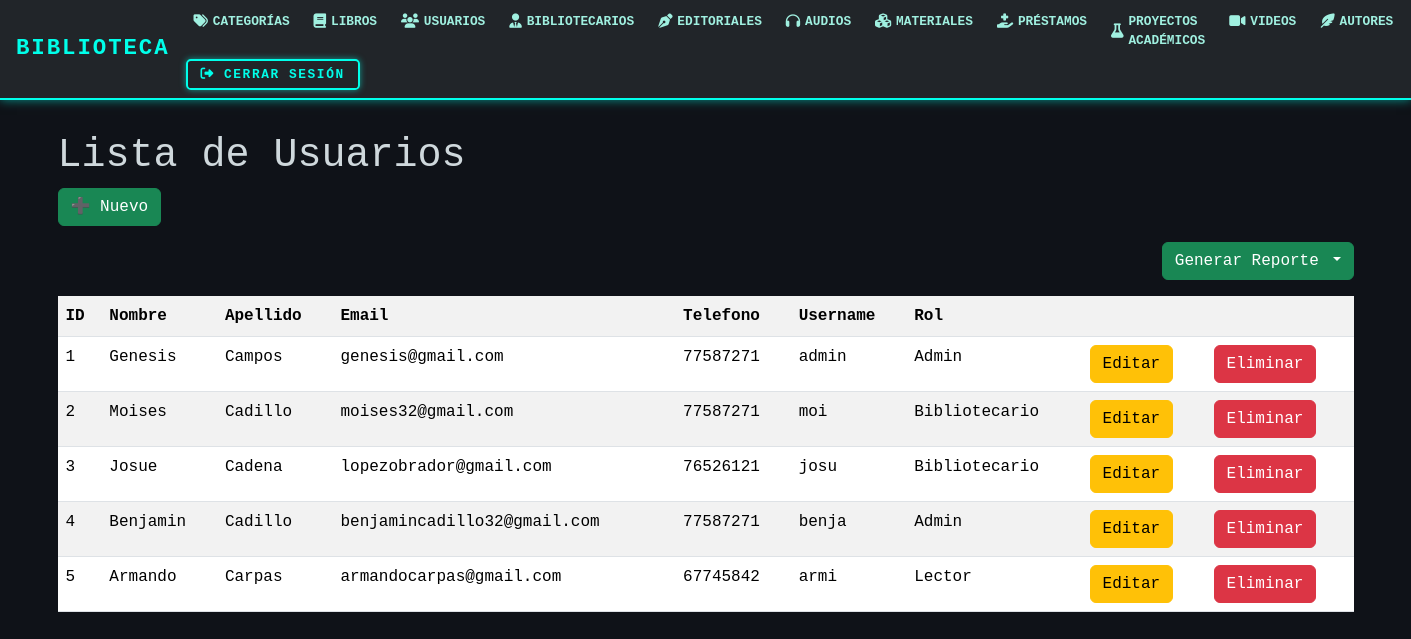
/usuarios/, run on an earlier commit of the app's database.
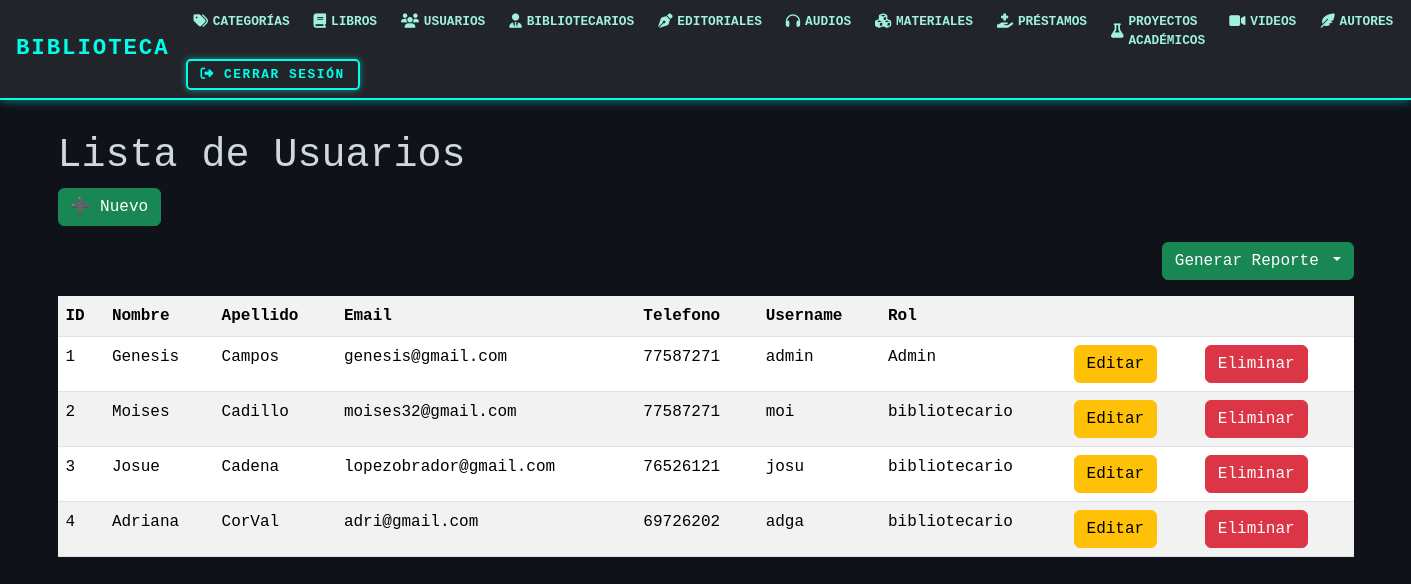
And on a later commit of the database.
### models/usuario_model.py (models this page shows, shortened)
class Usuario(db.Model):
    __tablename__ = "usuarios"
    id = db.Column(db.Integer,primary_key=True)
    nombre = db.Column(db.String(80),nullable=False)
    apellido = db.Column(db.String(80),nullable=False)
    email = db.Column(db.String(120),nullable=False)
    telefono = db.Column(db.String(20),nullable=False)
    username = db.Column(db.String(20),nullable=False)
    password = db.Column(db.String,nullable=False)
    tipo = db.Column(db.String(20),nullable=False)
    @staticmethod #no depende de la clase
    def get_all():
        return Usuario.query.all()

### controllers/usuario_controllers.py (the view)
@usuario_bp.route("/")
def index():
    usuarios = Usuario.get_all()
    return usuario_view.list(usuarios)

### views/usuario_view.py (called while the page is built)
def list(usuarios):
    return render_template('usuarios/index.html', usuarios=usuarios)

### templates/usuarios/index.html (shortened to what this page needs)
{% extends 'base.html' %}
{% block content %}
<h1>Lista de Usuarios</h1>
<a href="{{url_for('usuario.create')}}" class="btn btn-success mb-3"> ➕ Nuevo</a>
<div class="mb-3 text-end">
    <div class="btn-group">
        <button class="btn btn-success dropdown-toggle" data-bs-toggle="dropdown" aria-expanded="false">
            Generar Reporte
        </button>
    </div>
</div>
<table class="table table-striped">
    <tr>
        <th>ID</th>
        <th>Nombre</th>
        <th>Apellido</th>
        <th>Email</th>
        <th>Telefono</th>
        <th>Username</th>
        <th>Rol</th>
        <th></th>
        <th></th>
    </tr>
    {% for item in usuarios %}
    <tr>
        <td>{{item.id}}</td>
        <td>{{item.nombre}}</td>
        <td>{{item.apellido}}</td>
        <td>{{item.email}}</td>
        <td>{{item.telefono}}</td>
        <td>{{item.username}}</td>
        <td>{{item.tipo}}</td>
        <td>
            <a href="{{url_for('usuario.edit',id=item.id)}}" class="btn btn-warning">Editar</a>
        </td>
        <td>
            <a href="{{ url_for('usuario.delete', id=item.id) }}"
   class="btn btn-danger"
   onclick="return confirm('¿Estás seguro de que deseas eliminar a {{ item.nombre }} {{ item.apellido }}?');">
   Eliminar
</a>
        </td>
    </tr>
    {% endfor %}
</table>
{% endblock %}

### templates/base.html (shortened to what this page needs)
<!doctype html>
<html lang="es">
<head>
  <link
    href="https://cdn.jsdelivr.net/npm/bootstrap@5.3.6/dist/css/bootstrap.min.css"
    rel="stylesheet"
  />
  <link
    href="https://cdnjs.cloudflare.com/ajax/libs/font-awesome/6.5.1/css/all.min.css"
    rel="stylesheet"
  />
<nav class="navbar navbar-expand-lg navbar-dark bg-dark px-3">
  <a class="navbar-brand" href="#">BIBLIOTECA</a>
  <div class="collapse navbar-collapse" id="navbarNav">
    <ul class="navbar-nav gap-2">
      <li class="nav-item">
        <a class="nav-link" href="/categorias/">
          <i class="fas fa-tags nav-icon"></i>Categorías
        </a>
      </li>
      <li class="nav-item">
        <a class="nav-link" href="/libros/">
          <i class="fas fa-book nav-icon"></i>Libros
        </a>
      </li>
      <li class="nav-item">
        <a class="nav-link" href="/usuarios/">
          <i class="fas fa-users nav-icon"></i>Usuarios
        </a>
      </li>
      <li class="nav-item">
        <a class="nav-link" href="/bibliotecarios/">
          <i class="fas fa-user-tie nav-icon"></i>Bibliotecarios
        </a>
      </li>
      <li class="nav-item">
        <a class="nav-link" href="/editoriales/">
          <i class="fas fa-pen-nib nav-icon"></i>Editoriales
        </a>
      </li>
      <li class="nav-item">
        <a class="nav-link" href="/audios/">
          <i class="fas fa-headphones nav-icon"></i>Audios
        </a>
      </li>
      <li class="nav-item">
        <a class="nav-link" href="/materiales/">
          <i class="fas fa-cubes nav-icon"></i>Materiales
        </a>
      </li>
      <li class="nav-item">
        <a class="nav-link" href="/prestamos/">
          <i class="fas fa-hand-holding-medical nav-icon"></i>Préstamos
        </a>
      </li>
      <li class="nav-item">
        <a class="nav-link" href="/proyectos_academicos/">
          <i class="fas fa-flask nav-icon"></i>Proyectos Académicos
        </a>
      </li>
      <li class="nav-item">
        <a class="nav-link" href="/videos/">
          <i class="fas fa-video nav-icon"></i>Videos
        </a>
      </li>
      <li class="nav-item">
        <a class="nav-link" href="/autores/">
          <i class="fas fa-feather-alt nav-icon"></i>Autores
        </a>
      </li>
    </ul>
    <div class="d-flex">
      <a href="{{ url_for('auth.logout') }}" class="btn btn-logout">
        <i class="fas fa-sign-out-alt"></i> Cerrar sesión
      </a>
    </div>
  </div>
</nav>
  <div class="container">
    {% block content %}
    {% endblock %}
  </div>
</body>
</html>

### templates/base.html (style rules this page uses)
.navbar { border-bottom: 2px solid #00ffea; box-shadow: 0 0 10px #00ffea88; }
.navbar-brand { font-weight: 900; font-size: 1.4rem; letter-spacing: 0.12rem; color: #00ffea !important; text-transform: uppercase; }
.nav-link { font-weight: 600; font-size: 0.8rem; color: #a0f0e0 !important; text-transform: uppercase; transition: color 0.3s ease; display: flex; align-items: center; gap: 0.3rem; padding: 0.25rem 0.4rem; }
.nav-icon { font-size: 0.9rem; }
.btn-logout { border: 2px solid #00ffea; color: #00ffea; font-weight: 700; letter-spacing: 0.1rem; text-transform: uppercase; padding: 0.25rem 0.8rem; transition: all 0.3s ease; background: transparent; border-radius: 0.3rem; box-shadow: 0 0 6px #00ffea88; font-size: 0.8rem; }
.navbar-collapse { justify-content: space-between; align-items: center; flex-wrap: wrap; gap: 0.3rem; }
.container { margin-top: 2rem; }

What changed in the data, as far as the page shows it:
removed Usuario: id "5", nombre "Armando", apellido "Carpas", email "armandocarpas@gmail.com", telefono "67745842", username "armi", tipo "Lector"
changed Usuario "Moises": tipo "Bibliotecario" → "bibliotecario"
changed Usuario "Josue": tipo "Bibliotecario" → "bibliotecario"
changed Usuario id 4: nombre "Benjamin" → "Adriana"; apellido "Cadillo" → "CorVal"; email "benjamincadillo32@gmail.com" → "adri@gmail.com"; telefono "77587271" → "69726202"; username "benja" → "adga"; tipo "Admin" → "bibliotecario"
